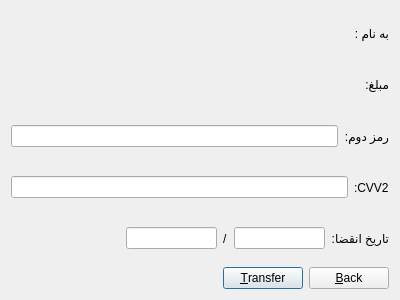
<?xml version="1.0" encoding="UTF-8"?>
<ui version="4.0">
 <class>transfer_sec_dia</class>
 <widget class="QDialog" name="transfer_sec_dia">
  <property name="geometry">
   <rect>
    <x>0</x>
    <y>0</y>
    <width>400</width>
    <height>300</height>
   </rect>
  </property>
  <property name="windowTitle">
   <string>Dialog</string>
  </property>
  <layout class="QVBoxLayout" name="verticalLayout">
   <item>
    <layout class="QHBoxLayout" name="horizontalLayout_3">
     <item>
      <widget class="QLabel" name="toaccountnameprint">
       <property name="text">
        <string/>
       </property>
      </widget>
     </item>
     <item>
      <widget class="QLabel" name="label">
       <property name="text">
        <string>به نام :</string>
       </property>
      </widget>
     </item>
    </layout>
   </item>
   <item>
    <layout class="QHBoxLayout" name="horizontalLayout_2">
     <item>
      <widget class="QLabel" name="priceprinter">
       <property name="text">
        <string/>
       </property>
      </widget>
     </item>
     <item>
      <widget class="QLabel" name="label_2">
       <property name="text">
        <string>مبلغ:</string>
       </property>
      </widget>
     </item>
    </layout>
   </item>
   <item>
    <layout class="QHBoxLayout" name="horizontalLayout_6">
     <item>
      <widget class="QLineEdit" name="passled"/>
     </item>
     <item>
      <widget class="QLabel" name="label_3">
       <property name="text">
        <string>رمز دوم:</string>
       </property>
      </widget>
     </item>
    </layout>
   </item>
   <item>
    <layout class="QHBoxLayout" name="horizontalLayout_5">
     <item>
      <widget class="QLineEdit" name="cvv2led">
       <property name="maxLength">
        <number>4</number>
       </property>
      </widget>
     </item>
     <item>
      <widget class="QLabel" name="label_4">
       <property name="text">
        <string>:CVV2</string>
       </property>
      </widget>
     </item>
    </layout>
   </item>
   <item>
    <layout class="QHBoxLayout" name="horizontalLayout_4">
     <item>
      <spacer name="horizontalSpacer">
       <property name="orientation">
        <enum>Qt::Horizontal</enum>
       </property>
       <property name="sizeHint" stdset="0">
        <size>
         <width>40</width>
         <height>20</height>
        </size>
       </property>
      </spacer>
     </item>
     <item>
      <spacer name="horizontalSpacer_2">
       <property name="orientation">
        <enum>Qt::Horizontal</enum>
       </property>
       <property name="sizeHint" stdset="0">
        <size>
         <width>40</width>
         <height>20</height>
        </size>
       </property>
      </spacer>
     </item>
     <item>
      <spacer name="horizontalSpacer_3">
       <property name="orientation">
        <enum>Qt::Horizontal</enum>
       </property>
       <property name="sizeHint" stdset="0">
        <size>
         <width>40</width>
         <height>20</height>
        </size>
       </property>
      </spacer>
     </item>
     <item>
      <spacer name="horizontalSpacer_4">
       <property name="orientation">
        <enum>Qt::Horizontal</enum>
       </property>
       <property name="sizeHint" stdset="0">
        <size>
         <width>40</width>
         <height>20</height>
        </size>
       </property>
      </spacer>
     </item>
     <item>
      <spacer name="horizontalSpacer_5">
       <property name="orientation">
        <enum>Qt::Horizontal</enum>
       </property>
       <property name="sizeHint" stdset="0">
        <size>
         <width>40</width>
         <height>20</height>
        </size>
       </property>
      </spacer>
     </item>
     <item>
      <widget class="QLineEdit" name="yearled">
       <property name="maxLength">
        <number>2</number>
       </property>
      </widget>
     </item>
     <item>
      <widget class="QLabel" name="label_6">
       <property name="text">
        <string>/</string>
       </property>
      </widget>
     </item>
     <item>
      <widget class="QLineEdit" name="monthled">
       <property name="maxLength">
        <number>2</number>
       </property>
      </widget>
     </item>
     <item>
      <widget class="QLabel" name="label_5">
       <property name="text">
        <string>تاریخ انقضا:</string>
       </property>
      </widget>
     </item>
    </layout>
   </item>
   <item>
    <layout class="QHBoxLayout" name="horizontalLayout">
     <item>
      <spacer name="horizontalSpacer_6">
       <property name="orientation">
        <enum>Qt::Horizontal</enum>
       </property>
       <property name="sizeHint" stdset="0">
        <size>
         <width>40</width>
         <height>20</height>
        </size>
       </property>
      </spacer>
     </item>
     <item>
      <widget class="QPushButton" name="pushButton_2">
       <property name="text">
        <string>&amp;Transfer</string>
       </property>
      </widget>
     </item>
     <item>
      <widget class="QPushButton" name="pushButton">
       <property name="text">
        <string>&amp;Back</string>
       </property>
      </widget>
     </item>
    </layout>
   </item>
  </layout>
 </widget>
 <resources/>
 <connections/>
</ui>
